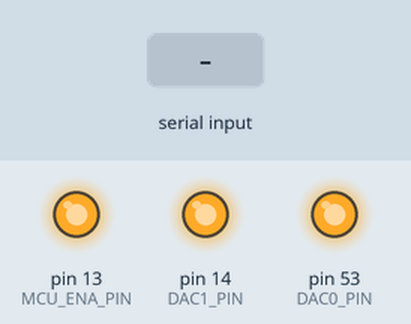
Bench run of a sketch on a simulated Arduino Mega 2560, built with avr-gcc and run on an emulated ATmega2560. Shown: output pins drawn as LEDs (lit = HIGH). Inputs (shaded band) come from the test bench. Pins used as bus, display or sensor lines are not drawn; what the sketch prints to the serial monitor is not drawn.

Above: at 1.2 s.
1.3 s: byte 32 (' ') received over Serial
Timing chart, 0 to 4.3 s (numbered marks = the images above; inputs shaded):
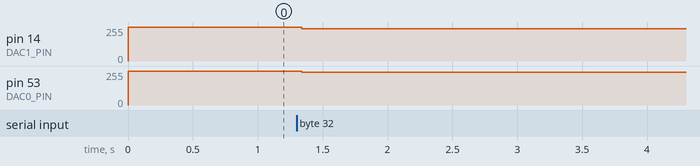

Measured:
- after the input at 1.3 s, pin 14 (DAC1_PIN): 255/255 → 243/255 at once; pin 53 (DAC0_PIN): 255/255 → 245/255 at once

The sketch:

multiplexing_trapazoid_park_at_safety_ach.ino
```cpp
#include <SPI.h>
#define DAC_MAX 16384
const int DAC0_PIN = 53;
const int DAC1_PIN = 14;
const int MCU_ENA_PIN = 13;

long interval = 10000;  // us
long cameraDelay = 2000;
long diffTime;

long galvo_start = 0;
long galvo_end = 6200;
long triggerDuration = 4000;
long slopeDuration = 1000;

//int x_0 = 9141;  // 0 to 4095, 2048 = 0 V; ch 5 (fiber to rest on / to inform the safety circuit)
//int y_0 = 9373;

//int x_0 = 11808;  // 0 to 4095, 2048 = 0 V; ch 5 (fiber to rest on / to inform the safety circuit)
//int y_0 = 9800;
int x_0 = 8956;  // 0 to 4095, 2048 = 0 V; ch 5 (fiber to rest on / to inform the safety circuit)
int y_0 = 9324;

unsigned long nextTime = micros();

//           1      2       3      4     10     11    12
//int x[] = { 11808, 11808, 11808, 11808, 11808, 11808, 11808 };
//int y[] = { 9800, 9800, 9800, 9800, 9800, 9800, 9800 };

//int x[] = { 11808, 9008, 9008, 9008, 9008, 9008, 9008 };
//int y[] = { 9800, 9417, 9417, 9417, 9417, 9417, 9417 };

//int x[] = { 9008, 9008, 9008, 9008, 9008, 9008, 9008 };
//int y[] = { 9417, 9417, 9417, 9417, 9417, 9417, 9417 };

//int x[] = { 9008, 12746, 12746, 12746, 12746, 12746, 12746 };
//int y[] = { 9417, 9916, 9916, 9916, 9916, 9916, 9916 };

int x[] = { 12656, 11751, 10829, 9909, 4357, 3402, 2486 };  // 1 2 3 4 10 11 12
int y[] = {  9839,  9697,  9574, 9449, 8687, 8558, 8441 };

uint16_t current_coor[2];

int currentCh = 0;
int max_ch;
const int cam_trig_pins[] = { 49, 48, 47, 46, 45, 44, 43, 42, 37, 36, 35, 34, 33, 32, 31, 30, 39 };
#define NUM_TRIG_PINS (sizeof(cam_trig_pins) / sizeof(cam_trig_pins[0]))

int frame = 0;
int firstTriggerGiven = 0;
int photodiode_safety = A1;
int photodiode_task = A0;
int value1;
int value2;

// the setup routine runs once when you press reset:
void setup() {
  // initialize serial communication at 9600 bits per second:
  max_ch = sizeof(x) / sizeof(int);
  max_ch = max_ch - 1;
  for (int i = 0; i < NUM_TRIG_PINS; i++) {
    pinMode(cam_trig_pins[i], OUTPUT);
    digitalWrite(cam_trig_pins[i], LOW);
  }
  pinMode(DAC0_PIN, OUTPUT);
  pinMode(DAC1_PIN, OUTPUT);
  pinMode(MCU_ENA_PIN, OUTPUT);
  digitalWrite(DAC0_PIN, HIGH);
  digitalWrite(DAC1_PIN, HIGH);
  digitalWrite(MCU_ENA_PIN, HIGH);
  pinMode(11, INPUT);
  SPI.begin();
  Serial.begin(115200);
}

void moveGalvos(uint16_t dac_coor[2]) {
  SPI.beginTransaction(SPISettings(8000000, MSBFIRST, SPI_MODE0));
  digitalWrite(DAC0_PIN, LOW);
  SPI.transfer16(dac_coor[0] << 2);
  // low 2 bits ignored
  digitalWrite(DAC0_PIN, HIGH);
  digitalWrite(DAC1_PIN, LOW);
  SPI.endTransaction();
  SPI.beginTransaction(SPISettings(8000000, MSBFIRST, SPI_MODE0));
  SPI.transfer16(dac_coor[1] << 2);
  digitalWrite(DAC1_PIN, HIGH);
  SPI.endTransaction();
}

// the loop routine runs over and over again forever:
void loop() {
  for (int i = 0; i < NUM_TRIG_PINS; i++) {
    pinMode(cam_trig_pins[i], OUTPUT);
    digitalWrite(cam_trig_pins[i], HIGH);
  }
  current_coor[0] = x_0;
  current_coor[1] = y_0;
  moveGalvos(current_coor);
  Serial.println("Press spacebar then enter to start the galvo movement.");
  WaitForSpace();
  Serial.println("Starting.");
  while (true) {
    frame += 1;

    unsigned long currentTime = micros();
    diffTime = currentTime - nextTime;

    if (firstTriggerGiven == 0) {
      currentCh = 0;
    }
    if ((diffTime >= galvo_start) & (diffTime <= galvo_start + slopeDuration)) {  // upward slope of trapezoid
      current_coor[0] = round((x[currentCh] - x_0) * diffTime / slopeDuration + x_0);
      current_coor[1] = round((y[currentCh] - y_0) * diffTime / slopeDuration + y_0);
      //Serial.println("Upward");
      //Serial.println(String(current_coor[0]));
      moveGalvos(current_coor);
    } else if ((diffTime > galvo_start + slopeDuration) & (diffTime <= galvo_end)) {  // high plateau of trapezoid
      current_coor[0] = x[currentCh];
      current_coor[1] = y[currentCh];
      //Serial.println("Plateau");
      //Serial.println(String(current_coor[0]));
      moveGalvos(current_coor);
    } else if ((diffTime >= galvo_end) & (diffTime <= galvo_end + slopeDuration)) {  // downward slope of trapezoid
      current_coor[0] = round(-(x[currentCh] - x_0) * (diffTime - galvo_end) / slopeDuration + x[currentCh]);
      current_coor[1] = round(-(y[currentCh] - y_0) * (diffTime - galvo_end) / slopeDuration + y[currentCh]);
      //Serial.println("Downward");
      //Serial.println(String(current_coor[0]));
      moveGalvos(current_coor);
    } else {  // bottom of trapezoid
      current_coor[0] = x_0;
      current_coor[1] = y_0;
      //Serial.println("Bottom");
      //Serial.println(String(current_coor[0]));
      moveGalvos(current_coor);
    }

    if ((diffTime >= cameraDelay) & (diffTime <= cameraDelay + triggerDuration)) {  // when trigger is given
      for (int i = 0; i < NUM_TRIG_PINS; i++) {
        pinMode(cam_trig_pins[i], OUTPUT);
        digitalWrite(cam_trig_pins[i], HIGH);
        firstTriggerGiven = 1;
      }
    } else {
      for (int i = 0; i < NUM_TRIG_PINS; i++) {
        pinMode(cam_trig_pins[i], OUTPUT);
        digitalWrite(cam_trig_pins[i], LOW);
      }
    }

    // check if it's time
    if (diffTime >= interval) {
      // update next time
      nextTime += interval;

      if (currentCh == max_ch) {
        currentCh = 0;
      } else {
        currentCh = currentCh + 1;
      }
    }

    // read
    //if (frame % 16 == 0) {
    //value1 = analogRead(photodiode_safety);
    //value2 = analogRead(photodiode_task);
    // print_uint64_t(currentTime);
    //Serial.print("," + String(value1) + "," + String(value2) + "\n");
    //}
  }
}

void WaitForSpace() {
  while (true) {
    if (Serial.available() > 0)
      if (Serial.read() == ' ')
        break;
  }
}

void print_uint64_t(uint64_t num) {

  char rev[128];
  char *p = rev + 1;

  while (num > 0) {
    *p++ = '0' + (num % 10);
    num /= 10;
  }
  p--;
  /*Print the number which is now in reverse*/
  while (p > rev) {
    Serial.print(*p--);
  }
}
```
